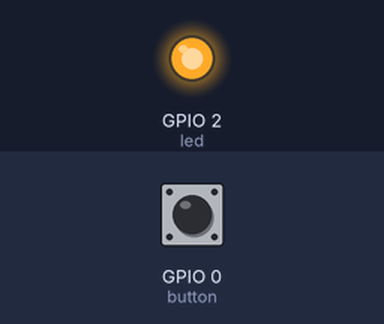
Bench run of a program on a simulated ESP32 board running MicroPython. Parts: output pins drawn as LEDs (lit = HIGH). The test bench sets the inputs (shaded band); at power-on: GPIO 0 (button) HIGH.

Above: at 0.1 s.
At 0.6 s:
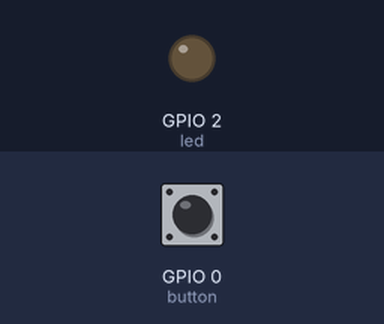
Timing chart, 0 to 2.1 s (numbered marks = the images above):
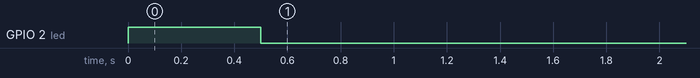

The program:

internal_button_led.py
```python
#hardware platform: FireBeetle-ESP32
#Result: Blink
#The information below shows blink is unavailble for the current version.
#IO0 IO4 IO10 IO12~19 IO21~23 IO25~27
#Except the connection between IO2 and onboard LED, other pins need to connect to external LEDs.

import time
import machine

button = machine.Pin(0, machine.Pin.IN, machine.Pin.PULL_UP)

led=machine.Pin(2,machine.Pin.OUT) #create LED object from pin2,Set Pin2 to output

led.value(1)            #Set led turn on
time.sleep(0.5)
led.value(0)            #Set led turn off
time.sleep(0.5)


while True:
  if(button.value()==0):
    led.value(1)
  else:
    led.value(0)
  time.sleep(0.1)
```
